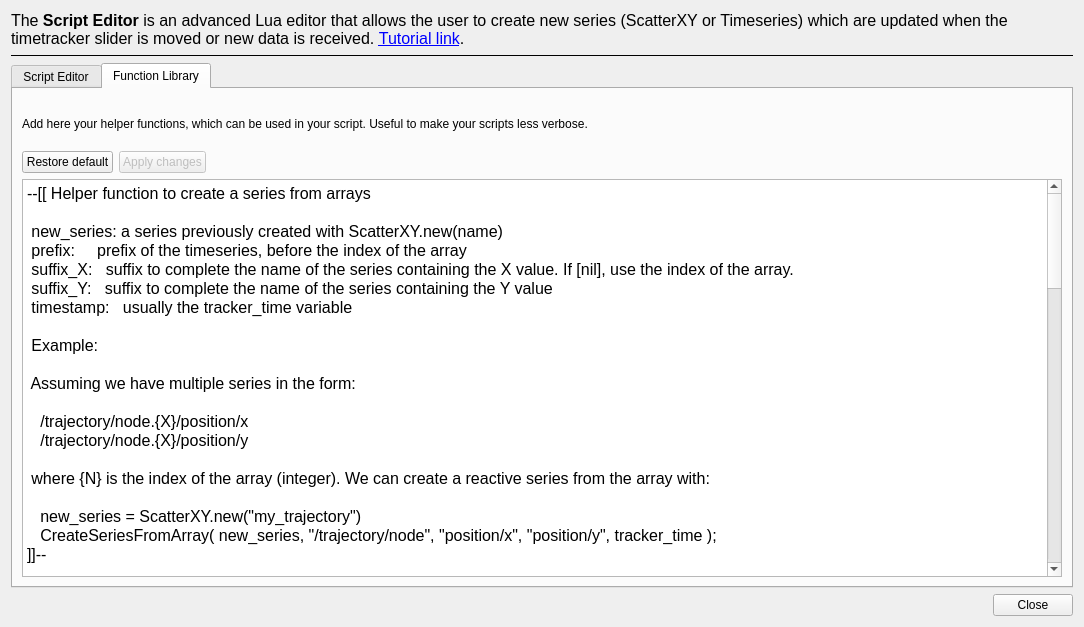
<?xml version="1.0" encoding="UTF-8"?>
<ui version="4.0">
 <class>LuaEditor</class>
 <widget class="QWidget" name="LuaEditor">
  <property name="geometry">
   <rect>
    <x>0</x>
    <y>0</y>
    <width>1084</width>
    <height>627</height>
   </rect>
  </property>
  <property name="windowTitle">
   <string>Form</string>
  </property>
  <layout class="QVBoxLayout" name="verticalLayout_3" stretch="0,1,0,0">
   <item>
    <widget class="QLabel" name="label_6">
     <property name="font">
      <font>
       <pointsize>12</pointsize>
      </font>
     </property>
     <property name="text">
      <string>&lt;html&gt;&lt;head/&gt;&lt;body&gt;&lt;p&gt;The &lt;span style=&quot; font-weight:600;&quot;&gt;Script Editor &lt;/span&gt;is an advanced Lua editor that allows the user to create new series (ScatterXY or Timeseries) which are updated when the timetracker slider is moved or new data is received. &lt;a href=&quot;https://slides.com/davidefaconti/plotjuggler-reactive-scripts/fullscreen&quot;&gt;&lt;span style=&quot; text-decoration: underline; color:#0000ff;&quot;&gt;Tutorial link&lt;/span&gt;&lt;/a&gt;.&lt;/p&gt;&lt;/body&gt;&lt;/html&gt;</string>
     </property>
     <property name="wordWrap">
      <bool>true</bool>
     </property>
     <property name="openExternalLinks">
      <bool>true</bool>
     </property>
    </widget>
   </item>
   <item>
    <widget class="Line" name="line">
     <property name="frameShadow">
      <enum>QFrame::Plain</enum>
     </property>
     <property name="orientation">
      <enum>Qt::Horizontal</enum>
     </property>
    </widget>
   </item>
   <item>
    <widget class="QTabWidget" name="tabWidget">
     <property name="currentIndex">
      <number>1</number>
     </property>
     <widget class="QWidget" name="tab">
      <attribute name="title">
       <string>Script Editor</string>
      </attribute>
      <layout class="QVBoxLayout" name="verticalLayout_4">
       <item>
        <layout class="QHBoxLayout" name="horizontalLayout_2" stretch="2,1">
         <item>
          <layout class="QVBoxLayout" name="verticalLayout" stretch="0,1,0,0,2">
           <item>
            <widget class="QLabel" name="label">
             <property name="text">
              <string>Global code, execute once:</string>
             </property>
            </widget>
           </item>
           <item>
            <widget class="ScriptEditor" name="textGlobal">
             <property name="font">
              <font>
               <pointsize>12</pointsize>
              </font>
             </property>
             <property name="placeholderText">
              <string>define here your global variables</string>
             </property>
            </widget>
           </item>
           <item>
            <widget class="QLabel" name="label_4">
             <property name="text">
              <string>The following function is called every time the time tracker is moved or new data is received.</string>
             </property>
             <property name="wordWrap">
              <bool>true</bool>
             </property>
            </widget>
           </item>
           <item>
            <widget class="QLabel" name="label_2">
             <property name="font">
              <font>
               <weight>75</weight>
               <bold>true</bold>
              </font>
             </property>
             <property name="text">
              <string>function(tracker_time)</string>
             </property>
            </widget>
           </item>
           <item>
            <widget class="ScriptEditor" name="textFunction">
             <property name="font">
              <font>
               <pointsize>12</pointsize>
              </font>
             </property>
             <property name="placeholderText">
              <string>body of the function. tracker_time is the value of the time slider</string>
             </property>
            </widget>
           </item>
          </layout>
         </item>
         <item>
          <layout class="QVBoxLayout" name="verticalLayout_2">
           <item>
            <layout class="QHBoxLayout" name="horizontalLayout">
             <item>
              <widget class="QLabel" name="label_7">
               <property name="text">
                <string>Name:</string>
               </property>
              </widget>
             </item>
             <item>
              <widget class="QLineEdit" name="lineEditFunctionName"/>
             </item>
             <item>
              <widget class="QPushButton" name="pushButtonSave">
               <property name="enabled">
                <bool>false</bool>
               </property>
               <property name="text">
                <string>Save</string>
               </property>
              </widget>
             </item>
            </layout>
           </item>
           <item>
            <layout class="QHBoxLayout" name="horizontalLayout_3">
             <property name="topMargin">
              <number>11</number>
             </property>
             <item>
              <widget class="QLabel" name="label_3">
               <property name="text">
                <string>Active Scripts:</string>
               </property>
              </widget>
             </item>
             <item>
              <widget class="QPushButton" name="pushButtonDelete">
               <property name="enabled">
                <bool>false</bool>
               </property>
               <property name="minimumSize">
                <size>
                 <width>28</width>
                 <height>28</height>
                </size>
               </property>
               <property name="maximumSize">
                <size>
                 <width>28</width>
                 <height>28</height>
                </size>
               </property>
               <property name="toolTip">
                <string>&lt;html&gt;&lt;head/&gt;&lt;body&gt;&lt;p&gt;Remove selected script&lt;/p&gt;&lt;/body&gt;&lt;/html&gt;</string>
               </property>
               <property name="text">
                <string/>
               </property>
               <property name="iconSize">
                <size>
                 <width>25</width>
                 <height>25</height>
                </size>
               </property>
               <property name="flat">
                <bool>true</bool>
               </property>
              </widget>
             </item>
            </layout>
           </item>
           <item>
            <widget class="QListWidget" name="listWidgetFunctions"/>
           </item>
           <item>
            <widget class="QLabel" name="label_5">
             <property name="text">
              <string>&lt;html&gt;&lt;head/&gt;&lt;body&gt;&lt;p&gt;Recent scripts (double-click to load):&lt;/p&gt;&lt;/body&gt;&lt;/html&gt;</string>
             </property>
             <property name="wordWrap">
              <bool>true</bool>
             </property>
            </widget>
           </item>
           <item>
            <widget class="QListWidget" name="listWidgetRecent"/>
           </item>
          </layout>
         </item>
        </layout>
       </item>
      </layout>
     </widget>
     <widget class="QWidget" name="tab_2">
      <attribute name="title">
       <string>Function Library</string>
      </attribute>
      <layout class="QVBoxLayout" name="verticalLayout_5">
       <item>
        <layout class="QHBoxLayout" name="horizontalLayout_4">
         <property name="topMargin">
          <number>10</number>
         </property>
         <item>
          <widget class="QLabel" name="label_8">
           <property name="text">
            <string>Add here your helper functions, which can be used in your script. Useful to make your scripts less verbose.</string>
           </property>
           <property name="wordWrap">
            <bool>true</bool>
           </property>
          </widget>
         </item>
         <item>
          <widget class="QLabel" name="labelSemaphore">
           <property name="minimumSize">
            <size>
             <width>32</width>
             <height>32</height>
            </size>
           </property>
           <property name="maximumSize">
            <size>
             <width>32</width>
             <height>32</height>
            </size>
           </property>
           <property name="text">
            <string/>
           </property>
          </widget>
         </item>
        </layout>
       </item>
       <item>
        <layout class="QHBoxLayout" name="horizontalLayout_5">
         <property name="topMargin">
          <number>5</number>
         </property>
         <item>
          <widget class="QPushButton" name="pushButtonDefaultLibrary">
           <property name="sizePolicy">
            <sizepolicy hsizetype="Fixed" vsizetype="Fixed">
             <horstretch>0</horstretch>
             <verstretch>0</verstretch>
            </sizepolicy>
           </property>
           <property name="text">
            <string>Restore default</string>
           </property>
          </widget>
         </item>
         <item>
          <widget class="QPushButton" name="pushButtonApplyLibrary">
           <property name="enabled">
            <bool>false</bool>
           </property>
           <property name="toolTip">
            <string>&lt;html&gt;&lt;head/&gt;&lt;body&gt;&lt;p&gt;If you have already created one or more reactive series, reload them witrh the new library.&lt;/p&gt;&lt;/body&gt;&lt;/html&gt;</string>
           </property>
           <property name="text">
            <string>Apply changes</string>
           </property>
          </widget>
         </item>
         <item>
          <spacer name="horizontalSpacer">
           <property name="orientation">
            <enum>Qt::Horizontal</enum>
           </property>
           <property name="sizeHint" stdset="0">
            <size>
             <width>40</width>
             <height>20</height>
            </size>
           </property>
          </spacer>
         </item>
        </layout>
       </item>
       <item>
        <widget class="ScriptEditor" name="textLibrary">
         <property name="font">
          <font>
           <pointsize>12</pointsize>
          </font>
         </property>
         <property name="plainText">
          <string>--[[ Helper function to create a series from arrays

 new_series: a series previously created with ScatterXY.new(name)
 prefix:     prefix of the timeseries, before the index of the array
 suffix_X:   suffix to complete the name of the series containing the X value. If [nil], use the index of the array.
 suffix_Y:   suffix to complete the name of the series containing the Y value
 timestamp:   usually the tracker_time variable
              
 Example:
 
 Assuming we have multiple series in the form:
 
   /trajectory/node.{X}/position/x
   /trajectory/node.{X}/position/y
   
 where {N} is the index of the array (integer). We can create a reactive series from the array with:
 
   new_series = ScatterXY.new(&quot;my_trajectory&quot;) 
   CreateSeriesFromArray( new_series, &quot;/trajectory/node&quot;, &quot;position/x&quot;, &quot;position/y&quot;, tracker_time );
]]--

function CreateSeriesFromArray( new_series, prefix, suffix_X, suffix_Y, timestamp )
  
  --- clear previous values
  new_series:clear()
  
  --- Append points to new_series
  index = 0
  while(true) do

    x = index;
    -- if not nil, get the X coordinate from a series
    if suffix_X ~= nil then 
      series_x = TimeseriesView.find( string.format( &quot;%s.%d/%s&quot;, prefix, index, suffix_X) )
      if series_x == nil then break end
      x = series_x:atTime(timestamp)	 
    end
    
    series_y = TimeseriesView.find( string.format( &quot;%s.%d/%s&quot;, prefix, index, suffix_Y) )
    if series_y == nil then break end 
    y = series_y:atTime(timestamp)
    
    new_series:push_back(x,y)
    index = index+1
  end
end

--[[ Similar to the built-in function GetSeriesNames(), but select only the names with a give prefix. ]]--

function GetSeriesNamesByPrefix(prefix)
  -- GetSeriesNames(9 is a built-in function
  all_names = GetSeriesNames()
  filtered_names = {}
  for i, name in ipairs(all_names)  do
    -- check the prefix
    if name:find(prefix, 1, #prefix) then
      table.insert(filtered_names, name);
    end
  end
  return filtered_names
end

--[[ Modify an existing series, applying offsets to all their X and Y values

 series: an existing timeseries, obtained with TimeseriesView.find(name)
 delta_x: offset to apply to each x value
 delta_y: offset to apply to each y value  

]]--

function ApplyOffsetInPlace(series, delta_x, delta_y)
  -- use C++ indeces, not Lua indeces
  for index=0, series:size()-1 do
    x,y = series:at(index)
    series:set(index, x + delta_x, y + delta_y)
  end
end
</string>
         </property>
        </widget>
       </item>
      </layout>
     </widget>
    </widget>
   </item>
   <item>
    <widget class="QDialogButtonBox" name="buttonBox">
     <property name="standardButtons">
      <set>QDialogButtonBox::Close</set>
     </property>
    </widget>
   </item>
  </layout>
 </widget>
 <customwidgets>
  <customwidget>
   <class>ScriptEditor</class>
   <extends>QPlainTextEdit</extends>
   <header>PlotJuggler/script_editor.h</header>
  </customwidget>
 </customwidgets>
 <resources/>
 <connections/>
</ui>
